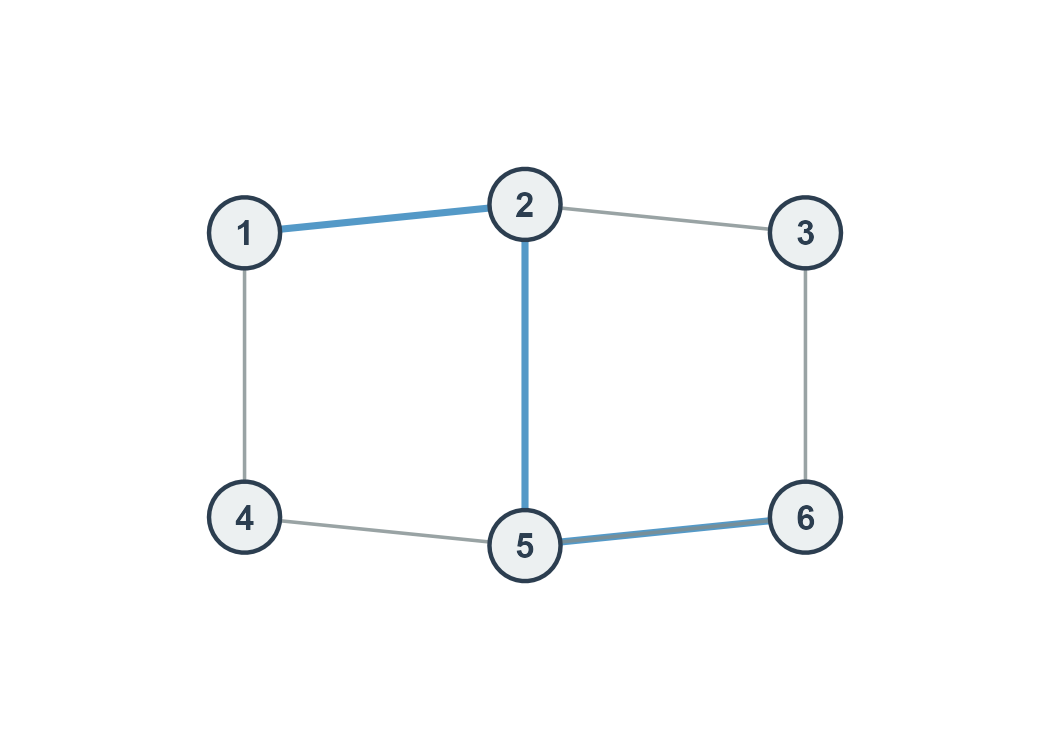

R code for this plot:

library(ggraph)
library(tidygraph)
library(igraph)

nodes <- data.frame(name = 1:6, x = c(0, 1, 2, 0, 1, 2), y = c(1, 1.1, 1, 0, -0.1, 0))
edges <- data.frame(
  from = c(1, 2, 2, 4, 5, 1, 3, 5),
  to   = c(2, 3, 5, 5, 6, 4, 6, 6),
  is_highlight = factor(c("highlight", "normal", "highlight", "normal", "highlight", "normal", "normal", "normal"))
)

g <- tbl_graph(nodes = nodes, edges = edges, directed = FALSE)

p <- ggraph(g, layout = "manual", x = x, y = y) +
  geom_edge_link(aes(color = is_highlight, width = is_highlight), alpha = 0.8) +
  scale_edge_color_manual(values = c("normal" = "#7f8c8d", "highlight" = "#2980b9")) +
  scale_edge_width_manual(values = c("normal" = 0.8, "highlight" = 1.6)) +
  geom_node_point(size = 15, fill = "#ecf0f1", color = "#2c3e50", shape = 21, stroke = 1.5) +
  geom_node_text(aes(label = name), size = 6, fontface = "bold", color = "#2c3e50") +
  theme_graph() +
  theme(legend.position = "none") +
  coord_cartesian(xlim = c(-0.5, 2.5), ylim = c(-0.5, 1.5), clip = "off")

ggsave("scratch/test_chapter_path.png", plot = p, width = 7, height = 5, dpi = 150)
